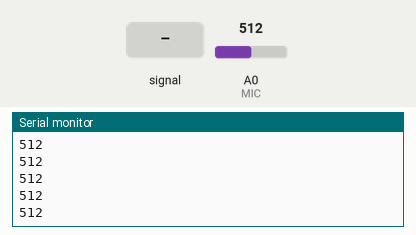
Bench run of a sketch on a simulated Arduino Uno, built with avr-gcc and run on an emulated ATmega328P. Shown: the last lines printed to the serial monitor. Inputs (shaded band) come from the test bench; at power-on: A0 (MIC) = 512.

Above: at 1.2 s.
1.3 s: A0 (MIC) fed a 200 Hz sine of ±81 counts around its level
At 2.4 s:
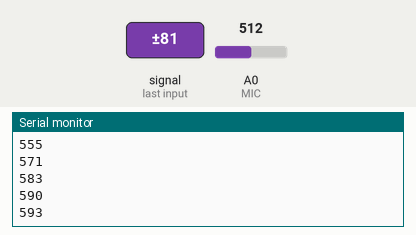
2.8 s: A0 (MIC) set to 716
At 3.4 s:
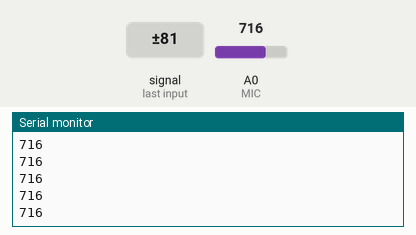
4.3 s: A0 (MIC) fed a 1000 Hz sine of ±255 counts around its level
At 5.4 s:
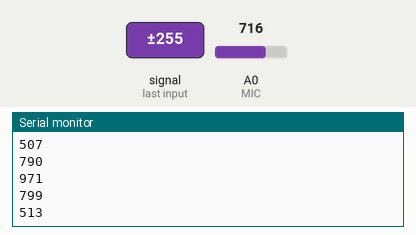
5.8 s: A0 (MIC) set to 900
At 6.6 s:
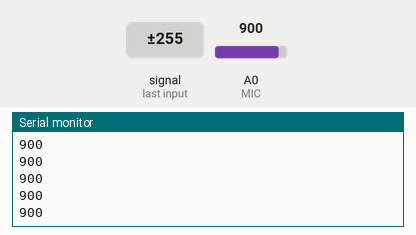
Timing chart, 0 to 8.3 s (numbered marks = the images above; inputs shaded):
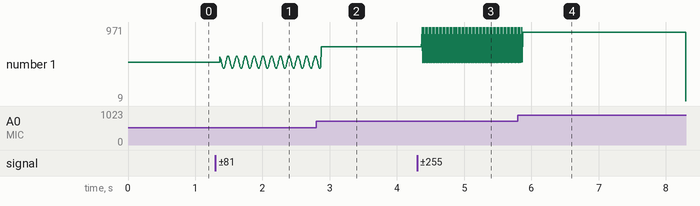

Measured:
- after the input at 1.3 s, the serial monitor: prints a new line after 0.07 s (image 1)
- after the input at 2.8 s, the serial monitor: prints a new line after 0.07 s (image 2)
- after the input at 4.3 s, the serial monitor: prints a new line after 0.07 s (image 3)
- after the input at 5.8 s, the serial monitor: prints a new line after 0.07 s (image 4)
- plotted number 1: 512 → 583 after the input at 1.3 s, 583 → 716 after the input at 2.8 s, 716 → 790 after the input at 4.3 s

The sketch:

ADC.ino
```cpp
#define MIC A0

uint16_t adc;

void setup()
{
    Serial.begin(9600);
}

void loop()
{
    adc = analogRead(MIC);
    Serial.println(adc);
    delay(1);
}
```
